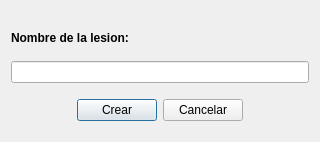
<?xml version="1.0" encoding="UTF-8"?>
<ui version="4.0">
 <class>crearLesion</class>
 <widget class="QDialog" name="crearLesion">
  <property name="geometry">
   <rect>
    <x>0</x>
    <y>0</y>
    <width>320</width>
    <height>142</height>
   </rect>
  </property>
  <property name="windowTitle">
   <string>Dialog</string>
  </property>
  <layout class="QGridLayout" name="gridLayout">
   <item row="0" column="0">
    <layout class="QVBoxLayout" name="verticalLayout_2">
     <item>
      <layout class="QHBoxLayout" name="horizontalLayout_2">
       <item>
        <layout class="QVBoxLayout" name="verticalLayout">
         <item>
          <spacer name="verticalSpacer_3">
           <property name="orientation">
            <enum>Qt::Vertical</enum>
           </property>
           <property name="sizeType">
            <enum>QSizePolicy::Fixed</enum>
           </property>
           <property name="sizeHint" stdset="0">
            <size>
             <width>17</width>
             <height>10</height>
            </size>
           </property>
          </spacer>
         </item>
         <item>
          <widget class="QLabel" name="etqLesion">
           <property name="text">
            <string>&lt;html&gt;&lt;head/&gt;&lt;body&gt;&lt;p&gt;&lt;span style=&quot; font-weight:600;&quot;&gt;Nombre de la lesion:&lt;/span&gt;&lt;/p&gt;&lt;/body&gt;&lt;/html&gt;</string>
           </property>
          </widget>
         </item>
        </layout>
       </item>
       <item>
        <spacer name="horizontalSpacer_3">
         <property name="orientation">
          <enum>Qt::Horizontal</enum>
         </property>
         <property name="sizeHint" stdset="0">
          <size>
           <width>40</width>
           <height>20</height>
          </size>
         </property>
        </spacer>
       </item>
      </layout>
     </item>
     <item>
      <widget class="QLineEdit" name="lineaLesion"/>
     </item>
     <item>
      <spacer name="verticalSpacer_2">
       <property name="orientation">
        <enum>Qt::Vertical</enum>
       </property>
       <property name="sizeType">
        <enum>QSizePolicy::Fixed</enum>
       </property>
       <property name="sizeHint" stdset="0">
        <size>
         <width>17</width>
         <height>10</height>
        </size>
       </property>
      </spacer>
     </item>
     <item>
      <layout class="QHBoxLayout" name="horizontalLayout">
       <item>
        <spacer name="horizontalSpacer">
         <property name="orientation">
          <enum>Qt::Horizontal</enum>
         </property>
         <property name="sizeHint" stdset="0">
          <size>
           <width>40</width>
           <height>20</height>
          </size>
         </property>
        </spacer>
       </item>
       <item>
        <widget class="QPushButton" name="btnAceptar">
         <property name="text">
          <string>Crear</string>
         </property>
        </widget>
       </item>
       <item>
        <widget class="QPushButton" name="btnCancelar">
         <property name="text">
          <string>Cancelar</string>
         </property>
        </widget>
       </item>
       <item>
        <spacer name="horizontalSpacer_2">
         <property name="orientation">
          <enum>Qt::Horizontal</enum>
         </property>
         <property name="sizeHint" stdset="0">
          <size>
           <width>40</width>
           <height>20</height>
          </size>
         </property>
        </spacer>
       </item>
      </layout>
     </item>
     <item>
      <spacer name="verticalSpacer">
       <property name="orientation">
        <enum>Qt::Vertical</enum>
       </property>
       <property name="sizeType">
        <enum>QSizePolicy::Fixed</enum>
       </property>
       <property name="sizeHint" stdset="0">
        <size>
         <width>17</width>
         <height>10</height>
        </size>
       </property>
      </spacer>
     </item>
    </layout>
   </item>
  </layout>
 </widget>
 <resources/>
 <connections/>
</ui>
